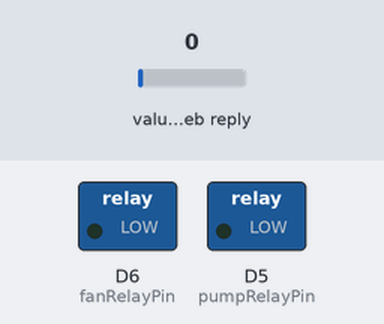
Bench run of a sketch on a simulated ESP8266 (NodeMCU). On the bench: switched loads named in the sketch (green lamp = pin HIGH). The inputs (shaded band) are chosen by the test bench; at power-on: value in the web reply 0. WiFi joins after 1.5 s; servers stay silent unless stated; web services answer with replies made up by the test bench; what the sketch prints to the serial monitor is not drawn.

Above: at 1.8 s.
At 6.8 s:
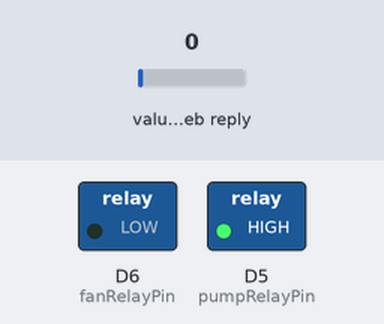
Timing chart, 0 to 8.3 s (numbered marks = the images above):
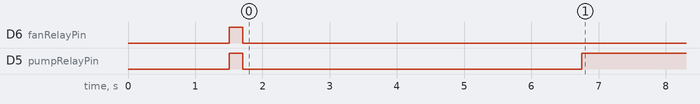

Measured:
- by itself, D6 (fanRelayPin): HIGH → LOW at 1.7 s
- by itself, D5 (pumpRelayPin): HIGH → LOW at 1.7 s, → HIGH 5.0 s later

The sketch:

listentochannel.ino
```cpp
#include <ESP8266WiFi.h>
#include <ESP8266HTTPClient.h>

const char* ssid = "";
const char* password = "";

const String readAPIKey = "";
const String channelID = "";
const String field = "1";

const int pumpRelayPin = D5; // Relay điều khiển máy bơm
const int fanRelayPin  = D6; // Relay điều khiển quạt

unsigned long lastCommandTime = 0;
int lastCommand = -1;

void setup() {
  Serial.begin(9600);
  WiFi.begin(ssid, password);
  Serial.print("Đang kết nối WiFi");

  while (WiFi.status() != WL_CONNECTED) {
    delay(500);
    Serial.print(".");
  }

  Serial.println("\nĐã kết nối WiFi");

  pinMode(pumpRelayPin, OUTPUT);
  pinMode(fanRelayPin, OUTPUT);

  digitalWrite(pumpRelayPin, HIGH); // Relay OFF (LOW bật, HIGH tắt)
  digitalWrite(fanRelayPin, HIGH);  // Relay OFF
}

void loop() {
  if (WiFi.status() == WL_CONNECTED) {
    HTTPClient http;

    String url = "http://api.thingspeak.com/channels/" + channelID + "/fields/" + field + "/last.txt?api_key=" + readAPIKey;
    http.begin(url);
    int httpCode = http.GET();

    if (httpCode == HTTP_CODE_OK) {
      String payload = http.getString();
      int command = payload.toInt();
      Serial.print("Lệnh nhận được: "); Serial.println(command);

      if (command != lastCommand && command >= 0 && command <= 3) {
        lastCommand = command;
        handleCommand(command);
      } else {
        Serial.println("Không có lệnh mới hoặc lệnh không hợp lệ.");
      }
    } else {
      Serial.print("Lỗi HTTP: ");
      Serial.println(httpCode);
    }

    http.end();
  } else {
    Serial.println("Mất kết nối WiFi. Đang kết nối lại...");
    WiFi.reconnect();
  }

  delay(10000); // Check mỗi 10s
}

void handleCommand(int cmd) {
  switch (cmd) {
    case 0:
      Serial.println("Thêm phân bón (Add Fertilizer)");
      runPumpAndFan();
      break;
    case 1:
      Serial.println("Tăng tưới nước (Increase Watering)");
      runPumpAndFan();
      break;
    case 2:
      Serial.println("Không hành động (No Specific Action)");
      break;
    case 3:
      Serial.println("Tăng độ ẩm (Provide More Humidity)");
      runPumpAndFan();
      break;
  }
}

void runPumpAndFan() {
  // Bật relay (LOW là ON)
  digitalWrite(pumpRelayPin, LOW);
  digitalWrite(fanRelayPin, LOW);
  Serial.println("Đang bật máy bơm (5s) và quạt (5 phút)");

  delay(5000); // 5 giây máy bơm

  digitalWrite(pumpRelayPin, HIGH); // Tắt máy bơm
  Serial.println("Tắt máy bơm");

  unsigned long fanStart = millis();
  while (millis() - fanStart < 5 * 60 * 1000UL) {
    delay(500);
  }

  digitalWrite(fanRelayPin, HIGH); // Tắt quạt
  Serial.println("Tắt quạt");
}
```
